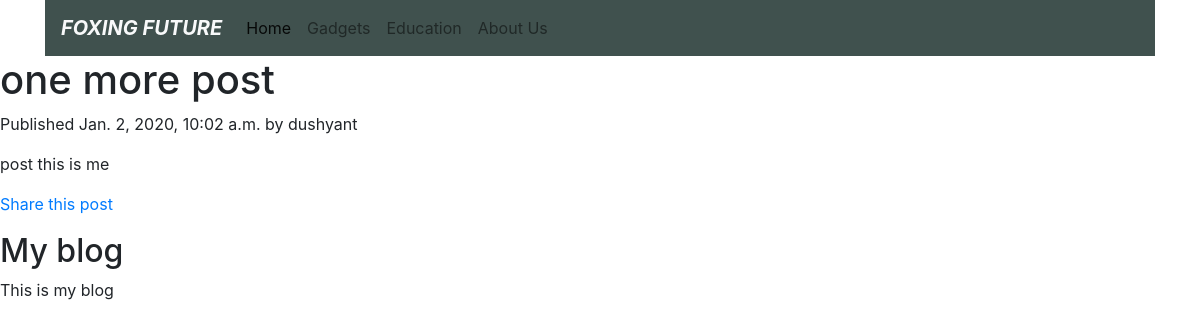
Screenshot of /blog/2020/1/2/one-more-post/ with the database file from the repository.
### blog/models.py (models this page shows, shortened)
class Post(models.Model):
    STATUS_CHOICES=(
        ('draft','Draft'),
        ('published','Published'),
    )
    SELECT_CATEGORY_POST=(('gadgets','Gadgets'),('machine learning','Machine Learning'),('events','Events'),('not','Not'))
    title=models.CharField(max_length=250)# it translates into varchar
    slug=models.SlugField(max_length=250,unique_for_date='publish')#this is used for building good looking urls, we have added the
    author=models.ForeignKey(User,on_delete=models.CASCADE
                                ,related_name='blog_posts')#many to one relationship. each post is written by a user and a user can write
    body=models.TextField()
    publish=models.DateTimeField(default=timezone.now)
    created=models.DateTimeField(auto_now_add=True)
    updated=models.DateTimeField(auto_now=True)
    status=models.CharField(max_length=10
                                ,choices=STATUS_CHOICES
                                ,default='draft')
    category=models.CharField(max_length=20,choices=SELECT_CATEGORY_POST,default='not')
    objects=models.Manager()#default manager
    published=PublishedManager()#custom manager
    class Meta:
        ordering=('-publish',)

### blog/views.py (the view)
def post_detail(request,year,month,day,post):
    post=get_object_or_404(Post,slug=post,status='published'
                                        ,publish__year=year
                                        ,publish__month=month
                                        ,publish__day=day)
    return render(request
                        ,'blog/post/detail.html'
                        ,{'post':post})

### blog/templates/blog/post/detail.html (shortened to what this page needs)
{% extends "blog/base.html" %}
{%block content %}
<h1>{{post.title}}</h1>
<p class="date">
    Published {{post.publish}} by {{post.author}}
</p>
{{post.body |linebreaks}}
<p>
    <a href="{% url "blog:post_share" post.id %}">
      Share this post
    </a>
  </p>
{%endblock%}

### rows the page displays
Post: title "one more post", publish "Jan. 2, 2020, 10:02 a.m.", author "dushyant", body "post this is me"
